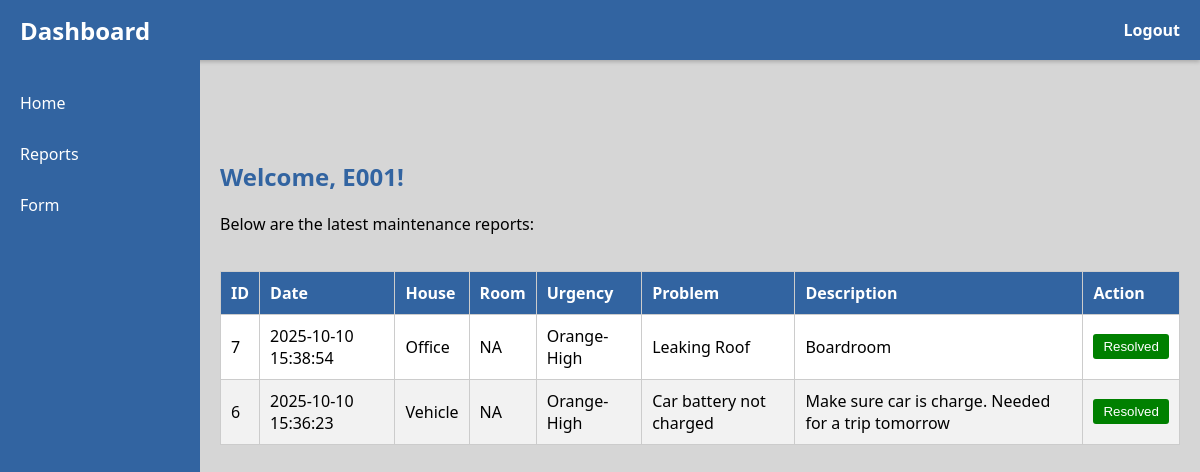
Screenshot of /Report.php (signed in) with the database file from the repository.
### tables this page shows
CREATE TABLE `maintenance_reports` (
  `id` int(11) NOT NULL,
  `date` datetime DEFAULT current_timestamp(),
  `house` varchar(100) NOT NULL,
  `problem` varchar(255) NOT NULL,
  `description` varchar(255) NOT NULL,
  `room` varchar(100) NOT NULL,
  `urgency` varchar(100) NOT NULL
);

### Report.php (the view, shortened to what this page needs)
<?php
$employee_id = $_SESSION['employee_id'];
$servername = "localhost";
$db_username = "root";
$db_password = "";
$dbname = "engo_main";
$conn = new mysqli($servername, $db_username, $db_password, $dbname);
$sql = "SELECT * FROM maintenance_reports ORDER BY date DESC";
$result = $conn->query($sql);
?>
<!DOCTYPE html>
<html lang="en">
<head>
</head>
<body>
    <div class="top-nav">
        <h1>Dashboard</h1>
        <a href="login.php">Logout</a>
    </div>
    <div class="side-nav" id="sideNav">
        <a href="Dashboard.php">Home</a>
        <a href="Report.php">Reports</a>
        <a href="Form_Login.php">Form</a>
    </div>
    <div class="main-content">
        <h2>Welcome, <?= htmlspecialchars($employee_id) ?>!</h2>
        <p>Below are the latest maintenance reports:</p>
        <?php if ($result && $result->num_rows > 0): ?>
            <div class="table-container">
                <table>
                    <thead>
                        <tr>
                            <th>ID</th>
                            <th>Date</th>
                            <th>House</th>
                            <th>Room</th>
                            <th>Urgency</th>
                            <th>Problem</th>
                            <th>Description</th>
                            <th>Action</th>
                        </tr>
                    </thead>
                    <tbody>
                        <?php while ($row = $result->fetch_assoc()): ?>
                            <tr>
                                <td><?= htmlspecialchars($row['id']) ?></td>
                                <td><?= htmlspecialchars($row['date']) ?></td>
                                <td><?= htmlspecialchars($row['house']) ?></td>
                                <td><?= htmlspecialchars($row['room']) ?></td>
                                <td><?= htmlspecialchars($row['urgency']) ?></td>
                                <td><?= htmlspecialchars($row['problem']) ?></td>
                                <td><?= htmlspecialchars($row['description']) ?></td>
                                <td>
                                    <form method="post" style="display:inline;">
                                        <button type="submit" class="resolve-btn" onclick="return confirm('Mark this report as resolved?')">Resolved</button>
                                    </form>
                                </td>
                            </tr>
                        <?php endwhile; ?>
                    </tbody>
                </table>
            </div>
        <?php else: ?>
            <p style="color:#555; font-style:italic;">No maintenance reports found.</p>
        <?php endif; ?>
    </div>
</body>
</html>

### Report.php (style rules this page uses)
body { font-family: 'Segoe UI', Tahoma, Geneva, Verdana, sans-serif; margin: 0; background: #d6d6d6; color: #000; }
.top-nav { height: 60px; background: #3264A1; color: white; display: flex; align-items: center; justify-content: space-between; padding: 0 20px; box-shadow: 0 2px 4px rgba(0,0,0,0.2); }
.top-nav h1 { margin: 0; font-size: 24px; }
.top-nav a { color: white; text-decoration: none; font-weight: bold; }
.side-nav { width: 200px; background: #3264A1; position: fixed; top: 60px; bottom: 0; padding-top: 20px; transition: transform 0.3s ease; }
.side-nav a { display: block; color: white; padding: 12px 20px; text-decoration: none; margin-bottom: 5px; }
.main-content { margin-left: 200px; padding: 20px; margin-top: 60px; }
h2 { color: #3264A1; }
table { width: 100%; border-collapse: collapse; margin-top: 20px; background: #fff; overflow-x: auto; }
table th, table td { padding: 10px; border: 1px solid #ccc; text-align: left; }
table th { background: #3264A1; color: white; }
table tr:nth-child(even) { background: #f2f2f2; }
.resolve-btn { padding: 5px 10px; background: green; color: white; border: none; cursor: pointer; border-radius: 3px; }
.table-container { overflow-x: auto; }

### rows the page displays
maintenance_reports: id "7", date "2025-10-10 15:38:54", house "Office", room "NA", urgency "Orange-High", problem "Leaking Roof", description "Boardroom"
maintenance_reports: id "6", date "2025-10-10 15:36:23", house "Vehicle", room "NA", urgency "Orange-High", problem "Car battery not charged", description "Make sure car is charge. Needed for a trip tomorrow"

### other values shown
$employee_id "E001"
